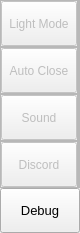
                 <widget class="QFrame" name="extraRightBox">
                  <property name="minimumSize">
                   <size>
                    <width>0</width>
                    <height>0</height>
                   </size>
                  </property>
                  <property name="maximumSize">
                   <size>
                    <width>0</width>
                    <height>16777215</height>
                   </size>
                  </property>
                  <property name="frameShape">
                   <enum>QFrame::NoFrame</enum>
                  </property>
                  <property name="frameShadow">
                   <enum>QFrame::Raised</enum>
                  </property>
                  <layout class="QVBoxLayout" name="Toggle_Light_Layout_2">
                   <property name="spacing">
                    <number>0</number>
                   </property>
                   <property name="leftMargin">
                    <number>0</number>
                   </property>
                   <property name="topMargin">
                    <number>0</number>
                   </property>
                   <property name="rightMargin">
                    <number>0</number>
                   </property>
                   <property name="bottomMargin">
                    <number>0</number>
                   </property>
                   <item>
                    <widget class="QFrame" name="themeSettingsTopDetail">
                     <property name="maximumSize">
                      <size>
                       <width>16777215</width>
                       <height>3</height>
                      </size>
                     </property>
                     <property name="frameShape">
                      <enum>QFrame::NoFrame</enum>
                     </property>
                     <property name="frameShadow">
                      <enum>QFrame::Raised</enum>
                     </property>
                    </widget>
                   </item>
                   <item>
                    <widget class="QFrame" name="contentSettings">
                     <property name="frameShape">
                      <enum>QFrame::NoFrame</enum>
                     </property>
                     <property name="frameShadow">
                      <enum>QFrame::Raised</enum>
                     </property>
                     <layout class="QVBoxLayout" name="verticalLayout_13">
                      <property name="spacing">
                       <number>0</number>
                      </property>
                      <property name="leftMargin">
                       <number>0</number>
                      </property>
                      <property name="topMargin">
                       <number>0</number>
                      </property>
                      <property name="rightMargin">
                       <number>0</number>
                      </property>
                      <property name="bottomMargin">
                       <number>0</number>
                      </property>
                      <item alignment="Qt::AlignTop">
                       <widget class="QFrame" name="topMenus">
                        <property name="frameShape">
                         <enum>QFrame::NoFrame</enum>
                        </property>
                        <property name="frameShadow">
                         <enum>QFrame::Raised</enum>
                        </property>
                        <layout class="QVBoxLayout" name="verticalLayout_14">
                         <property name="spacing">
                          <number>0</number>
                         </property>
                         <property name="leftMargin">
                          <number>0</number>
                         </property>
                         <property name="topMargin">
                          <number>0</number>
                         </property>
                         <property name="rightMargin">
                          <number>0</number>
                         </property>
                         <property name="bottomMargin">
                          <number>0</number>
                         </property>
                         <item>
                          <widget class="QFrame" name="NightMode">
                           <property name="frameShape">
                            <enum>QFrame::StyledPanel</enum>
                           </property>
                           <property name="frameShadow">
                            <enum>QFrame::Raised</enum>
                           </property>
                           <layout class="QHBoxLayout" name="horizontalLayout_6">
                            <property name="spacing">
                             <number>0</number>
                            </property>
                            <property name="leftMargin">
                             <number>0</number>
                            </property>
                            <property name="topMargin">
                             <number>0</number>
                            </property>
                            <property name="rightMargin">
                             <number>0</number>
                            </property>
                            <property name="bottomMargin">
                             <number>0</number>
                            </property>
                            <item>
                             <widget class="QPushButton" name="btn_LightMode">
                              <property name="enabled">
                               <bool>false</bool>
                              </property>
                              <property name="sizePolicy">
                               <sizepolicy hsizetype="Preferred" vsizetype="Preferred">
                                <horstretch>0</horstretch>
                                <verstretch>0</verstretch>
                               </sizepolicy>
                              </property>
                              <property name="minimumSize">
                               <size>
                                <width>20</width>
                                <height>45</height>
                               </size>
                              </property>
                              <property name="cursor">
                               <cursorShape>ArrowCursor</cursorShape>
                              </property>
                              <property name="styleSheet">
                               <string notr="true">background-image: url(:/icons/images/icons/cil-lightbulb.png);</string>
                              </property>
                              <property name="text">
                               <string>Light Mode</string>
                              </property>
                             </widget>
                            </item>
                            <item>
                             <widget class="QFrame" name="Toggle_Light">
                              <property name="maximumSize">
                               <size>
                                <width>60</width>
                                <height>45</height>
                               </size>
                              </property>
                              <property name="frameShape">
                               <enum>QFrame::StyledPanel</enum>
                              </property>
                              <property name="frameShadow">
                               <enum>QFrame::Raised</enum>
                              </property>
                              <layout class="QVBoxLayout" name="Toggle_Light_Layout">
                               <property name="spacing">
                                <number>0</number>
                               </property>
                               <property name="leftMargin">
                                <number>0</number>
                               </property>
                               <property name="topMargin">
                                <number>0</number>
                               </property>
                               <property name="rightMargin">
                                <number>0</number>
                               </property>
                               <property name="bottomMargin">
                                <number>0</number>
                               </property>
                              </layout>
                             </widget>
                            </item>
                           </layout>
                          </widget>
                         </item>
                         <item>
                          <widget class="QFrame" name="NightMode_2">
                           <property name="frameShape">
                            <enum>QFrame::StyledPanel</enum>
                           </property>
                           <property name="frameShadow">
                            <enum>QFrame::Raised</enum>
                           </property>
                           <layout class="QHBoxLayout" name="horizontalLayout_7">
                            <property name="spacing">
                             <number>0</number>
                            </property>
                            <property name="leftMargin">
                             <number>0</number>
                            </property>
                            <property name="topMargin">
                             <number>0</number>
                            </property>
                            <property name="rightMargin">
                             <number>0</number>
                            </property>
                            <property name="bottomMargin">
                             <number>0</number>
                            </property>
                            <item>
                             <widget class="QPushButton" name="btn_logout_2">
                              <property name="enabled">
                               <bool>false</bool>
                              </property>
                              <property name="sizePolicy">
                               <sizepolicy hsizetype="Preferred" vsizetype="Preferred">
                                <horstretch>0</horstretch>
                                <verstretch>0</verstretch>
                               </sizepolicy>
                              </property>
                              <property name="minimumSize">
                               <size>
                                <width>20</width>
                                <height>45</height>
                               </size>
                              </property>
                              <property name="cursor">
                               <cursorShape>ArrowCursor</cursorShape>
                              </property>
                              <property name="styleSheet">
                               <string notr="true">background-image: url(:/icons/images/icons/icon_close.png);</string>
                              </property>
                              <property name="text">
                               <string>Auto Close</string>
                              </property>
                             </widget>
                            </item>
                            <item>
                             <widget class="QFrame" name="Toggle_Close">
                              <property name="maximumSize">
                               <size>
                                <width>60</width>
                                <height>45</height>
                               </size>
                              </property>
                              <property name="frameShape">
                               <enum>QFrame::StyledPanel</enum>
                              </property>
                              <property name="frameShadow">
                               <enum>QFrame::Raised</enum>
                              </property>
                              <layout class="QVBoxLayout" name="Toggle_Close_Layout">
                               <property name="spacing">
                                <number>0</number>
                               </property>
                               <property name="leftMargin">
                                <number>0</number>
                               </property>
                               <property name="topMargin">
                                <number>0</number>
                               </property>
                               <property name="rightMargin">
                                <number>0</number>
                               </property>
                               <property name="bottomMargin">
                                <number>0</number>
                               </property>
                              </layout>
                             </widget>
                            </item>
                           </layout>
                          </widget>
                         </item>
                         <item>
                          <widget class="QFrame" name="NightMode_7">
                           <property name="frameShape">
                            <enum>QFrame::StyledPanel</enum>
                           </property>
                           <property name="frameShadow">
                            <enum>QFrame::Raised</enum>
                           </property>
                           <layout class="QHBoxLayout" name="horizontalLayout_25">
                            <property name="spacing">
                             <number>0</number>
                            </property>
                            <property name="leftMargin">
                             <number>0</number>
                            </property>
                            <property name="topMargin">
                             <number>0</number>
                            </property>
                            <property name="rightMargin">
                             <number>0</number>
                            </property>
                            <property name="bottomMargin">
                             <number>0</number>
                            </property>
                            <item>
                             <widget class="QPushButton" name="btn_logout_9">
                              <property name="enabled">
                               <bool>false</bool>
                              </property>
                              <property name="sizePolicy">
                               <sizepolicy hsizetype="Preferred" vsizetype="Preferred">
                                <horstretch>0</horstretch>
                                <verstretch>0</verstretch>
                               </sizepolicy>
                              </property>
                              <property name="minimumSize">
                               <size>
                                <width>20</width>
                                <height>45</height>
                               </size>
                              </property>
                              <property name="cursor">
                               <cursorShape>ArrowCursor</cursorShape>
                              </property>
                              <property name="styleSheet">
                               <string notr="true">background-image: url(:/icons/images/icons/cil-volume-high.png);</string>
                              </property>
                              <property name="text">
                               <string>Sound</string>
                              </property>
                             </widget>
                            </item>
                            <item>
                             <widget class="QFrame" name="Toggle_Close_8">
                              <property name="maximumSize">
                               <size>
                                <width>60</width>
                                <height>45</height>
                               </size>
                              </property>
                              <property name="frameShape">
                               <enum>QFrame::StyledPanel</enum>
                              </property>
                              <property name="frameShadow">
                               <enum>QFrame::Raised</enum>
                              </property>
                              <layout class="QVBoxLayout" name="Toggle_Sound_Layout">
                               <property name="spacing">
                                <number>0</number>
                               </property>
                               <property name="leftMargin">
                                <number>0</number>
                               </property>
                               <property name="topMargin">
                                <number>0</number>
                               </property>
                               <property name="rightMargin">
                                <number>0</number>
                               </property>
                               <property name="bottomMargin">
                                <number>0</number>
                               </property>
                              </layout>
                             </widget>
                            </item>
                           </layout>
                          </widget>
                         </item>
                         <item>
                          <widget class="QFrame" name="NightMode_8">
                           <property name="frameShape">
                            <enum>QFrame::StyledPanel</enum>
                           </property>
                           <property name="frameShadow">
                            <enum>QFrame::Raised</enum>
                           </property>
                           <layout class="QHBoxLayout" name="horizontalLayout_26">
                            <property name="spacing">
                             <number>0</number>
                            </property>
                            <property name="leftMargin">
                             <number>0</number>
                            </property>
                            <property name="topMargin">
                             <number>0</number>
                            </property>
                            <property name="rightMargin">
                             <number>0</number>
                            </property>
                            <property name="bottomMargin">
                             <number>0</number>
                            </property>
                            <item>
                             <widget class="QPushButton" name="btn_logout_10">
                              <property name="enabled">
                               <bool>false</bool>
                              </property>
                              <property name="sizePolicy">
                               <sizepolicy hsizetype="Preferred" vsizetype="Preferred">
                                <horstretch>0</horstretch>
                                <verstretch>0</verstretch>
                               </sizepolicy>
                              </property>
                              <property name="minimumSize">
                               <size>
                                <width>20</width>
                                <height>45</height>
                               </size>
                              </property>
                              <property name="cursor">
                               <cursorShape>ArrowCursor</cursorShape>
                              </property>
                              <property name="styleSheet">
                               <string notr="true">background-image: url(:/icons/images/icons/cil-discord.png);</string>
                              </property>
                              <property name="text">
                               <string>Discord</string>
                              </property>
                             </widget>
                            </item>
                            <item>
                             <widget class="QFrame" name="Toggle_Close_9">
                              <property name="maximumSize">
                               <size>
                                <width>60</width>
                                <height>45</height>
                               </size>
                              </property>
                              <property name="frameShape">
                               <enum>QFrame::StyledPanel</enum>
                              </property>
                              <property name="frameShadow">
                               <enum>QFrame::Raised</enum>
                              </property>
                              <layout class="QVBoxLayout" name="Toggle_Discord_Layout">
                               <property name="spacing">
                                <number>0</number>
                               </property>
                               <property name="leftMargin">
                                <number>0</number>
                               </property>
                               <property name="topMargin">
                                <number>0</number>
                               </property>
                               <property name="rightMargin">
                                <number>0</number>
                               </property>
                               <property name="bottomMargin">
                                <number>0</number>
                               </property>
                              </layout>
                             </widget>
                            </item>
                           </layout>
                          </widget>
                         </item>
                         <item>
                          <widget class="QPushButton" name="btn_print">
                           <property name="sizePolicy">
                            <sizepolicy hsizetype="Expanding" vsizetype="Fixed">
                             <horstretch>0</horstretch>
                             <verstretch>0</verstretch>
                            </sizepolicy>
                           </property>
                           <property name="minimumSize">
                            <size>
                             <width>0</width>
                             <height>45</height>
                            </size>
                           </property>
                           <property name="font">
                            <font>
                             <pointsize>10</pointsize>
                             <italic>false</italic>
                             <bold>false</bold>
                            </font>
                           </property>
                           <property name="cursor">
                            <cursorShape>PointingHandCursor</cursorShape>
                           </property>
                           <property name="layoutDirection">
                            <enum>Qt::LeftToRight</enum>
                           </property>
                           <property name="styleSheet">
                            <string notr="true">background-image: url(:/icons/images/icons/cil-terminal.png);</string>
                           </property>
                           <property name="text">
                            <string>Debug</string>
                           </property>
                          </widget>
                         </item>
                        </layout>
                       </widget>
                      </item>
                     </layout>
                    </widget>
                   </item>
                  </layout>
                 </widget>
